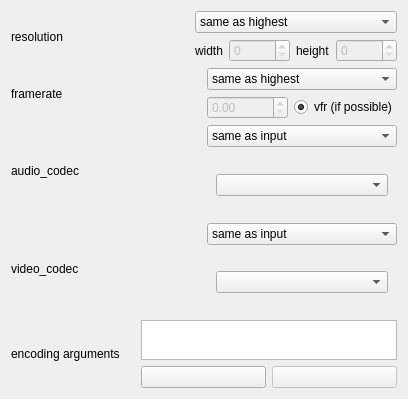
<?xml version="1.0" encoding="UTF-8"?>
<ui version="4.0">
 <class>VideoInfoWidget</class>
 <widget class="QWidget" name="VideoInfoWidget">
  <property name="geometry">
   <rect>
    <x>0</x>
    <y>0</y>
    <width>408</width>
    <height>399</height>
   </rect>
  </property>
  <property name="windowTitle">
   <string>Form</string>
  </property>
  <layout class="QGridLayout" name="gridLayout">
   <item row="1" column="0">
    <layout class="QHBoxLayout" name="horizontalLayout_5">
     <item>
      <widget class="QLabel" name="label_4">
       <property name="text">
        <string>framerate</string>
       </property>
      </widget>
     </item>
     <item>
      <layout class="QVBoxLayout" name="verticalLayout_3">
       <item>
        <widget class="QComboBox" name="comboBox_framerate">
         <item>
          <property name="text">
           <string>same as highest</string>
          </property>
         </item>
         <item>
          <property name="text">
           <string>same as lowest</string>
          </property>
         </item>
         <item>
          <property name="text">
           <string>60fps</string>
          </property>
         </item>
         <item>
          <property name="text">
           <string>30fps</string>
          </property>
         </item>
         <item>
          <property name="text">
           <string>custom</string>
          </property>
         </item>
        </widget>
       </item>
       <item>
        <layout class="QHBoxLayout" name="horizontalLayout_4">
         <item>
          <widget class="QDoubleSpinBox" name="doubleSpinBox_framerate">
           <property name="enabled">
            <bool>false</bool>
           </property>
          </widget>
         </item>
         <item>
          <widget class="QRadioButton" name="radioButton_vfr">
           <property name="text">
            <string>vfr (if possible)</string>
           </property>
           <property name="checked">
            <bool>true</bool>
           </property>
          </widget>
         </item>
        </layout>
       </item>
      </layout>
     </item>
    </layout>
   </item>
   <item row="0" column="0">
    <layout class="QHBoxLayout" name="horizontalLayout_2">
     <item>
      <widget class="QLabel" name="label">
       <property name="text">
        <string>resolution</string>
       </property>
      </widget>
     </item>
     <item>
      <layout class="QVBoxLayout" name="verticalLayout_2">
       <item>
        <widget class="QComboBox" name="comboBox_resolution">
         <item>
          <property name="text">
           <string>same as highest</string>
          </property>
         </item>
         <item>
          <property name="text">
           <string>same as lowest</string>
          </property>
         </item>
         <item>
          <property name="text">
           <string>1920x1080</string>
          </property>
         </item>
         <item>
          <property name="text">
           <string>3840x2160</string>
          </property>
         </item>
         <item>
          <property name="text">
           <string>custom</string>
          </property>
         </item>
        </widget>
       </item>
       <item>
        <layout class="QHBoxLayout" name="horizontalLayout">
         <item>
          <widget class="QLabel" name="label_2">
           <property name="text">
            <string>width</string>
           </property>
          </widget>
         </item>
         <item>
          <widget class="QSpinBox" name="spinBox_width">
           <property name="enabled">
            <bool>false</bool>
           </property>
           <property name="maximum">
            <number>99999</number>
           </property>
          </widget>
         </item>
         <item>
          <widget class="QLabel" name="label_3">
           <property name="text">
            <string>height</string>
           </property>
          </widget>
         </item>
         <item>
          <widget class="QSpinBox" name="spinBox_height">
           <property name="enabled">
            <bool>false</bool>
           </property>
           <property name="maximum">
            <number>99999</number>
           </property>
          </widget>
         </item>
        </layout>
       </item>
      </layout>
     </item>
    </layout>
   </item>
   <item row="4" column="0">
    <layout class="QHBoxLayout" name="horizontalLayout_9">
     <item>
      <widget class="QLabel" name="label_7">
       <property name="sizePolicy">
        <sizepolicy hsizetype="Preferred" vsizetype="Preferred">
         <horstretch>0</horstretch>
         <verstretch>0</verstretch>
        </sizepolicy>
       </property>
       <property name="text">
        <string>encoding arguments</string>
       </property>
      </widget>
     </item>
     <item>
      <layout class="QVBoxLayout" name="verticalLayout">
       <item>
        <widget class="QListWidget" name="listWidget_args">
         <property name="sizePolicy">
          <sizepolicy hsizetype="Preferred" vsizetype="Maximum">
           <horstretch>0</horstretch>
           <verstretch>0</verstretch>
          </sizepolicy>
         </property>
         <property name="maximumSize">
          <size>
           <width>16777215</width>
           <height>40</height>
          </size>
         </property>
         <property name="layoutDirection">
          <enum>Qt::LeftToRight</enum>
         </property>
         <property name="lineWidth">
          <number>1</number>
         </property>
         <property name="sizeAdjustPolicy">
          <enum>QAbstractScrollArea::AdjustIgnored</enum>
         </property>
         <property name="movement">
          <enum>QListView::Static</enum>
         </property>
         <property name="flow">
          <enum>QListView::LeftToRight</enum>
         </property>
         <property name="uniformItemSizes">
          <bool>false</bool>
         </property>
        </widget>
       </item>
       <item>
        <layout class="QHBoxLayout" name="horizontalLayout_10">
         <item>
          <widget class="QPushButton" name="pushButton_add">
           <property name="text">
            <string/>
           </property>
           <property name="icon">
            <iconset resource="main_resources.qrc">
             <normaloff>:/res/image/resources/plus.png</normaloff>:/res/image/resources/plus.png</iconset>
           </property>
          </widget>
         </item>
         <item>
          <widget class="QPushButton" name="pushButton_remove">
           <property name="enabled">
            <bool>false</bool>
           </property>
           <property name="text">
            <string/>
           </property>
           <property name="icon">
            <iconset resource="main_resources.qrc">
             <normaloff>:/res/image/resources/minus.png</normaloff>:/res/image/resources/minus.png</iconset>
           </property>
          </widget>
         </item>
        </layout>
       </item>
      </layout>
     </item>
    </layout>
   </item>
   <item row="2" column="0">
    <layout class="QHBoxLayout" name="horizontalLayout_6">
     <item>
      <widget class="QLabel" name="label_5">
       <property name="sizePolicy">
        <sizepolicy hsizetype="Expanding" vsizetype="Preferred">
         <horstretch>0</horstretch>
         <verstretch>0</verstretch>
        </sizepolicy>
       </property>
       <property name="text">
        <string>audio_codec</string>
       </property>
      </widget>
     </item>
     <item>
      <layout class="QVBoxLayout" name="verticalLayout_4">
       <item>
        <widget class="QComboBox" name="comboBox_audio_codec">
         <item>
          <property name="text">
           <string>same as input</string>
          </property>
         </item>
         <item>
          <property name="text">
           <string>custom</string>
          </property>
         </item>
        </widget>
       </item>
       <item>
        <widget class="QStackedWidget" name="stackedWidget_audio_codec">
         <property name="currentIndex">
          <number>1</number>
         </property>
         <widget class="QWidget" name="page_lineedit_audio_codec">
          <layout class="QGridLayout" name="gridLayout_4">
           <item row="0" column="0">
            <widget class="QLineEdit" name="lineEdit_audio_codec">
             <property name="enabled">
              <bool>false</bool>
             </property>
             <property name="sizePolicy">
              <sizepolicy hsizetype="Preferred" vsizetype="Fixed">
               <horstretch>0</horstretch>
               <verstretch>0</verstretch>
              </sizepolicy>
             </property>
            </widget>
           </item>
          </layout>
         </widget>
         <widget class="QWidget" name="page_combobox_audio_codec">
          <layout class="QGridLayout" name="gridLayout_5">
           <item row="0" column="0">
            <widget class="QComboBox" name="comboBox_input_audio_codec"/>
           </item>
          </layout>
         </widget>
        </widget>
       </item>
      </layout>
     </item>
    </layout>
   </item>
   <item row="3" column="0">
    <layout class="QHBoxLayout" name="horizontalLayout_7">
     <item>
      <widget class="QLabel" name="label_6">
       <property name="sizePolicy">
        <sizepolicy hsizetype="Expanding" vsizetype="Preferred">
         <horstretch>0</horstretch>
         <verstretch>0</verstretch>
        </sizepolicy>
       </property>
       <property name="text">
        <string>video_codec</string>
       </property>
      </widget>
     </item>
     <item>
      <layout class="QVBoxLayout" name="verticalLayout_6">
       <item>
        <widget class="QComboBox" name="comboBox_video_codec">
         <item>
          <property name="text">
           <string>same as input</string>
          </property>
         </item>
         <item>
          <property name="text">
           <string>h264</string>
          </property>
         </item>
         <item>
          <property name="text">
           <string>hevc</string>
          </property>
         </item>
         <item>
          <property name="text">
           <string>custom</string>
          </property>
         </item>
        </widget>
       </item>
       <item>
        <widget class="QStackedWidget" name="stackedWidget_video_codec">
         <property name="sizePolicy">
          <sizepolicy hsizetype="Preferred" vsizetype="Preferred">
           <horstretch>0</horstretch>
           <verstretch>0</verstretch>
          </sizepolicy>
         </property>
         <property name="currentIndex">
          <number>1</number>
         </property>
         <widget class="QWidget" name="page_lineedit_video_codec">
          <layout class="QGridLayout" name="gridLayout_3">
           <item row="0" column="0">
            <widget class="QLineEdit" name="lineEdit_video_codec">
             <property name="enabled">
              <bool>false</bool>
             </property>
             <property name="sizePolicy">
              <sizepolicy hsizetype="Preferred" vsizetype="Fixed">
               <horstretch>0</horstretch>
               <verstretch>0</verstretch>
              </sizepolicy>
             </property>
            </widget>
           </item>
          </layout>
         </widget>
         <widget class="QWidget" name="page_combobox_video_codec">
          <layout class="QGridLayout" name="gridLayout_2">
           <item row="0" column="0">
            <widget class="QComboBox" name="comboBox_input_video_codec"/>
           </item>
          </layout>
         </widget>
        </widget>
       </item>
      </layout>
     </item>
    </layout>
   </item>
  </layout>
 </widget>
 <resources>
  <include location="main_resources.qrc"/>
 </resources>
 <connections/>
</ui>
